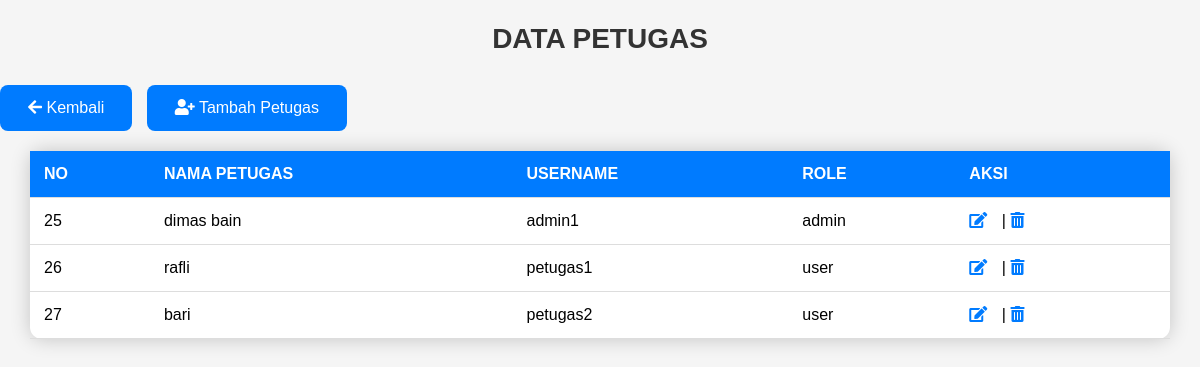
The app's page /kasir/data_petugas.php with its own data.
### tables this page shows
CREATE TABLE `petugas` (
  `id_petugas` int(11) NOT NULL,
  `nama_petugas` varchar(255) NOT NULL,
  `username` text NOT NULL,
  `password` text NOT NULL,
  `level` enum('user','admin') NOT NULL DEFAULT 'user'
);

### kasir/data_petugas.php (the view, shortened to what this page needs)
<!DOCTYPE html>
<html lang="en">
<head>
    <link rel="stylesheet" href="https://cdnjs.cloudflare.com/ajax/libs/font-awesome/5.15.4/css/all.min.css">
</head>
<body>
    <h2>DATA PETUGAS</h2>
    <a href="dashboard.php" class="button"><i class="fas fa-arrow-left"></i> Kembali</a>
    <a href="registrasi.php" class="button1"><i class="fas fa-user-plus"></i> Tambah Petugas</a>
    <table>
        <thead>
            <tr>
                <th>NO</th>
                <th>NAMA PETUGAS</th>
                <th>USERNAME</th>
                <th>ROLE</th>
                <th>AKSI</th>
            </tr>
        </thead>
        <tbody>
            <?php
            include 'config.php';
            $sql = "SELECT * FROM petugas";
            $result = mysqli_query($conn, $sql);
            if (mysqli_num_rows($result) > 0) {
                while ($row = mysqli_fetch_assoc($result)) {
                    echo "<tr>";
                    echo "<td>" . $row['id_petugas'] . "</td>";
                    echo "<td>" . $row['nama_petugas'] . "</td>";
                    echo "<td>" . $row['username'] . "</td>";
                    echo "<td>" . $row['level'] . "</td>";
                    echo "<td>";
                    echo "<a href='edit_petugas.php?id=" . $row['id_petugas'] . "' class='edit-button'><i class='fas fa-edit'></i></a>&nbsp;|&nbsp;";
                    echo "<a href='hapus_petugas.php?id=" . $row['id_petugas'] . "' class='delete-button'><i class='fas fa-trash-alt'></i></a>";
                    echo "</td>";
                    echo "</tr>";
                }
            } else {
                echo "<tr><td colspan='5'>Tidak ada data petugas.</td></tr>";
            }
            ?>
        </tbody>
    </table>
</body>
</html>

### kasir/data_petugas.php (style rules this page uses)
body { font-family: 'Poppins', sans-serif; margin: 0; padding: 0; background-color: #f5f5f5; }
h2 { text-align: center; margin-bottom: 30px; color: #333333; font-size: 28px; }
.button, .button1 { display: inline-block; padding: 14px 28px; background-color: #007bff; color: #fff; border: none; border-radius: 8px; cursor: pointer; text-decoration: none; margin-right: 10px; transition: background-color 0.3s ease; }
.button1 { background-color: #007bff; }
table { width: 95%; margin: 20px auto; border-collapse: collapse; background-color: #ffffff; border-radius: 12px; box-shadow: 0 0 20px rgba(0, 0, 0, 0.2); }
th, td { padding: 14px; text-align: left; border-bottom: 1px solid #dddddd; }
th { background-color: #007bff; color: #fff; }
.edit-button, .delete-button { text-decoration: none; color: #007bff; margin-right: 10px; transition: color 0.3s ease; }

### records on screen
petugas: id_petugas "25", nama_petugas "dimas bain", username "admin1", level "admin"
petugas: id_petugas "26", nama_petugas "rafli", username "petugas1", level "user"
petugas: id_petugas "27", nama_petugas "bari", username "petugas2", level "user"
